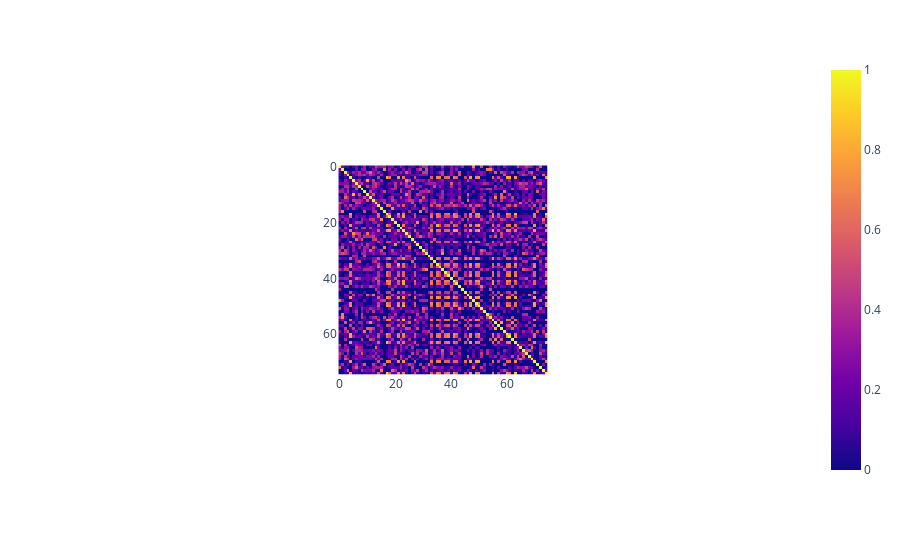

This figure's notebook cell:
### Code cell
from sklearn.metrics.pairwise import cosine_similarity

user_cosine_similarity = cosine_similarity(matrix.fillna(0))
px.imshow(user_cosine_similarity)

### Figure 1 — Plotly figure (JSON) as saved in the notebook; plotly's stock layout.template omitted (floating-point values rounded to 4 significant figures; data arrays with more than 128 entries replaced by an {"elided": "..."} marker saying what was removed)
{"data": [{"coloraxis": "coloraxis", "hovertemplate": "x: %{x}<br>y: %{y}<br>color: %{z}<extra></extra>", "name": "0", "type": "heatmap", "xaxis": "x", "yaxis": "y", "z": {"elided": "75x75 float values"}}], "layout": {"autosize": true, "coloraxis": {"colorscale": [[0, "#0d0887"], [0.1111, "#46039f"], [0.2222, "#7201a8"], [0.3333, "#9c179e"], [0.4444, "#bd3786"], [0.5556, "#d8576b"], [0.6667, "#ed7953"], [0.7778, "#fb9f3a"], [0.8889, "#fdca26"], [1, "#f0f921"]]}, "margin": {"t": 60}, "xaxis": {"anchor": "y", "autorange": true, "constrain": "domain", "domain": [0.3558, 0.6442], "range": [-0.5, 74.5], "scaleanchor": "y"}, "yaxis": {"anchor": "x", "autorange": true, "constrain": "domain", "domain": [0.007864, 0.9921], "range": [74.5, -0.5]}}}
